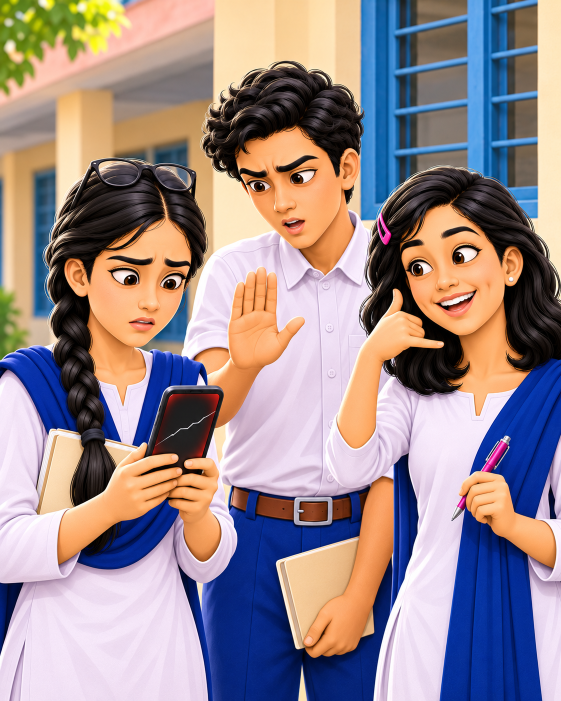
#> input picture tests/fixtures/image1.png, 1122 x 1402 px (shown at 1/2 size)
$ python illustration_sensor.py ../../tests/fixtures/image1.png
#> lines starting #> are read from the running program, lines starting #| are printed output that depends on the picture; after the words box and inside, x2 and y2 are one past the last pixel; in counts of white or black regions, pixels touching at a corner belong together
### tools/cv_core.py
#!/usr/bin/env python3
"""cv_core.py — shared image processing core for LiGeo global skill.

Provides a single, validated image decoding and preprocessing path so every
LiGeo tool decodes images once, validates them consistently, and avoids
wasting memory/CPU by decoding the same file multiple times.

Designed for an 8 GB RAM, integrated-GPU environment:
- one image decoded and held in memory at a time;
- optional downsampling with recorded scale factor;
- ROI (region of interest) helpers;
- no raw pixel arrays serialized into evidence JSON;
- EXIF orientation normalized consistently;
- alpha handled explicitly.

  python tools/cv_core.py image.png              # inspect and validate
  from cv_core import load_image, ImageInfo, load_and_validate

Classes:
    ImageInfo — metadata about a decoded image (no raw pixels in JSON).
    LoadedImage — in-memory image with validation info.

Functions:
    load_image(path, max_pixels=None, max_dimension=None, max_file_mb=None,
               allowed_formats=None, allowed_modes=None, downsample_to=None)
        Load and validate an image file. Returns LoadedImage.
    load_and_validate(...) -> (dict, list[dict])
        Compatibility wrapper returning (record, issues) like bitmap_check.py.
"""

import hashlib
import json
import sys
from dataclasses import dataclass, field, asdict
from pathlib import Path
from typing import Optional

try:
    from PIL import Image, ImageOps, UnidentifiedImageError
except ImportError as e:
    sys.exit(f"missing dependency: Pillow (pip install pillow)")

try:
    import numpy as np
except ImportError:
    np = None  # numpy optional at import, required for array ops

# --- Default limits (configurable via args or profile) ---
DEFAULT_MAX_FILE_MB = 50
DEFAULT_MAX_PIXELS = 50_000_000   # ~50 MP (decompression bomb guard)
DEFAULT_MAX_DIMENSION = 20_000    # max width or height in px
DEFAULT_ALLOWED_FORMATS = {"PNG", "JPEG"}
DEFAULT_ALLOWED_MODES = {"1", "L", "P", "RGB", "RGBA", "CMYK", "YCbCr"}
DEFAULT_JPEG_QUALITY = 85


@dataclass
class ImageInfo:
    """Metadata about an image — no raw pixels.

    All values are JSON-serializable primitives.
    """
    asset_id: str
    path: str
    format: Optional[str]
    mode: Optional[str]
    width: int
    height: int
    aspect_ratio: Optional[float]
    orientation: str  # landscape / portrait / square / unknown
    has_alpha: bool
    total_pixels: int
    file_size_bytes: int
    file_size_mb: float
    exif_orientation_applied: bool
    icc_profile_present: bool
    processing_width: int
    processing_height: int
    scale_factor: float
    valid: bool
    issues: list = field(default_factory=list)

    def to_dict(self) -> dict:
        return asdict(self)


@dataclass
class LoadedImage:
    """In-memory image with validation metadata.

    Holds the actual PIL Image object. Callers are responsible for releasing
    it (e.g. via context manager or `del`) after use to keep memory bounded
    on an 8 GB machine.
    """
    info: ImageInfo
    image: Optional[Image.Image] = None

    def __enter__(self):
        return self

    def __exit__(self, exc_type, exc_val, exc_tb):
        self.close()

    def close(self):
        if self.image is not None:
            try:
                self.image.close()
            except Exception:
                pass
            self.image = None

    def to_info_dict(self) -> dict:
        return self.info.to_dict()


def safe_asset_id(path: Path) -> str:
    """Stable asset ID from file hash (not raw bytes in logs)."""
    h = hashlib.sha256()
    with open(path, "rb") as f:
        for chunk in iter(lambda: f.read(65536), b""):
            h.update(chunk)
    return f"img:{h.hexdigest()[:16]}"


# [42 lines left out: functions parse_css_length_mm, convert_to_mm, not called in this run]


def _decode_image(path: Path) -> Image.Image:
    """Open and fully decode an image file.

    Raises UnidentifiedImageError if the content is not a recognized image.
    """
    img = Image.open(path)
    img.load()  # force decode to catch truncated/corrupt files
    return img


def _normalize_orientation(img: Image.Image) -> Image.Image:
    """Apply EXIF orientation transpose in-place, returning the image."""
    try:
        img = ImageOps.exif_transpose(img)
    except Exception:
        pass  # orientation not present or unreadable — leave as-is
    return img


def load_image(
    path: str | Path,
    max_file_mb: float = DEFAULT_MAX_FILE_MB,
    max_pixels: int = DEFAULT_MAX_PIXELS,
    max_dimension: int = DEFAULT_MAX_DIMENSION,
    allowed_formats: Optional[set] = None,
    allowed_modes: Optional[set] = None,
    downsample_to: Optional[int] = None,
) -> LoadedImage:
    """Load, validate, and optionally downsample an image file.

    Returns a LoadedImage. The caller must close() it or use it as a context
    manager to release memory.

    Raises nothing for validation failures — they are recorded in info.issues
    and info.valid is set False. Raises FileNotFoundError if the file is
    missing; raises UnidentifiedImageError if content is not an image.
    """
    path = Path(path)
    issues = []

    # --- 1. File existence ---
    if not path.exists():
        raise FileNotFoundError(f"file not found: {path}")

    # --- 2. File size ---
    file_size = path.stat().st_size
    file_size_mb = round(file_size / (1024 * 1024), 4)

    if file_size == 0:
        issues.append({"t": "BITMAP-EMPTY", "det": "file is 0 bytes", "conf": 1.0})

    if file_size > max_file_mb * 1024 * 1024:
        issues.append({
            "t": "BITMAP-TOO-LARGE",
            "det": f"file {file_size_mb} MB exceeds {max_file_mb} MB limit",
            "conf": 1.0,
        })

    # --- 3. Decode and validate content (not extension) ---
    try:
        img = _decode_image(path)
    except UnidentifiedImageError as e:
        issues.append({
            "t": "BITMAP-UNKNOWN-FORMAT",
            "det": f"not a recognized image: {path.name}",
            "conf": 1.0,
        })
        record = ImageInfo(
            asset_id=safe_asset_id(path),
            path=str(path),
            format=None,
            mode=None,
            width=0,
            height=0,
            aspect_ratio=None,
            orientation="unknown",
            has_alpha=False,
            total_pixels=0,
            file_size_bytes=file_size,
            file_size_mb=file_size_mb,
            exif_orientation_applied=False,
            icc_profile_present=False,
            processing_width=0,
            processing_height=0,
            scale_factor=1.0,
            valid=False,
            issues=issues,
        )
        return LoadedImage(info=record, image=None)

    # Capture original metadata before any transforms
    original_format = img.format
    original_mode = img.mode
    original_width = img.width
    original_height = img.height
    has_alpha = img.mode in ("RGBA", "LA", "PA") or "transparency" in img.info
    icc_present = "icc_profile" in img.info

    # --- 4. Normalize EXIF orientation ---
    img = _normalize_orientation(img)
    orientation_applied = True  # attempted; may be no-op if no orientation tag

    # Re-read dims after orientation transpose (may swap w/h)
    width = img.width
    height = img.height
    aspect_ratio = round(width / height, 6) if height else None
    orientation = (
        "landscape" if width > height else "portrait" if height > width else "square"
    )
    total_pixels = width * height

    # --- 5. Dimension/pixel limits ---
    if total_pixels > max_pixels:
        issues.append({
            "t": "BITMAP-TOO-MANY-PIXELS",
            "det": f"{total_pixels:,} px exceeds {max_pixels:,} px limit",
            "conf": 1.0,
        })
    if width > max_dimension or height > max_dimension:
        issues.append({
            "t": "BITMAP-DIMENSION",
            "det": f"{width}x{height} exceeds {max_dimension}px max dimension",
            "conf": 1.0,
        })

    # --- 6. Format/mode validation ---
    allowed_formats = allowed_formats or DEFAULT_ALLOWED_FORMATS
    allowed_modes = allowed_modes or DEFAULT_ALLOWED_MODES

    if original_format not in allowed_formats:
        issues.append({
            "t": "BITMAP-FORMAT",
            "det": f"format {original_format} not in allowed {sorted(allowed_formats)}",
            "conf": 1.0,
        })
    if original_mode not in allowed_modes:
        issues.append({
            "t": "BITMAP-MODE",
            "det": f"color mode {original_mode} not in allowed {sorted(allowed_modes)}",
            "conf": 1.0,
        })

    # --- 7. Downsample if needed ---
    scale_factor = 1.0
    processing_width = width
    processing_height = height

    if downsample_to and total_pixels > downsample_to * downsample_to:
        scale = (downsample_to * downsample_to / total_pixels) ** 0.5
        new_w = max(1, int(width * scale))
        new_h = max(1, int(height * scale))
        try:
            img = img.resize((new_w, new_h), Image.Resampling.LANCZOS)
            processing_width = new_w
            processing_height = new_h
            scale_factor = round(scale, 4)
        except Exception as e:
            issues.append({
                "t": "BITMAP-RESIZE-FAIL",
                "det": str(e)[:200],
                "conf": 0.8,
            })

    valid = len([i for i in issues if i.get("conf", 0) >= 0.9]) == 0

    info = ImageInfo(
        asset_id=safe_asset_id(path),
        path=str(path),
        format=original_format,
        mode=original_mode,
        width=original_width,
        height=original_height,
        aspect_ratio=aspect_ratio,
        orientation=orientation,
        has_alpha=has_alpha,
        total_pixels=total_pixels,
        file_size_bytes=file_size,
        file_size_mb=file_size_mb,
        exif_orientation_applied=orientation_applied,
        icc_profile_present=icc_present,
        processing_width=processing_width,
        processing_height=processing_height,
        scale_factor=scale_factor,
        valid=valid,
        issues=issues,
    )

    return LoadedImage(info=info, image=img)


# [231 lines left out: functions load_and_validate, get_roi, image_to_array, make_evidence_block, make_issue, make_evidence_result and 8 more, not called in this run]


# [2 lines that do not run on import are left out]

### tools/cv_sensors/illustration_sensor.py
#!/usr/bin/env python3
"""illustration_sensor.py — deterministic illustration analysis for LiGeo CV sensor pack.

Checks illustration-specific characteristics: bounds/crop, foreground/background
contrast, whitespace ratio, page image placement/scaling, palette consistency
across a series, and duplicate/near-duplicate illustration detection.

  python tools/cv_sensors/illustration_sensor.py image.png
  python tools/cv_sensors/illustration_sensor.py images/ --json out.json

Exit code = number of targets with findings (0 = clean).
"""
import argparse, json, sys
from pathlib import Path

sys.path.insert(0, str(Path(__file__).resolve().parent.parent))
from cv_core import load_image

try:
    import cv2
    OPENCV_VERSION = cv2.__version__
except ImportError:
    sys.exit("missing dependency: opencv-python (pip install opencv-python)")

try:
    import numpy as np
    NUMPY_VERSION = np.__version__
except ImportError:
    sys.exit("missing dependency: numpy (pip install numpy)")

try:
    from PIL import Image
    PILLOW_VERSION = Image.__version__
except Exception:
    PILLOW_VERSION = "unknown"

try:
    import imagehash
    IMAGEHASH_AVAILABLE = True
    IMAGEHASH_VERSION = imagehash.__version__
except ImportError:
    IMAGEHASH_AVAILABLE = False
    IMAGEHASH_VERSION = None


def analyze_illustration(path: Path) -> dict:
    """Compute deterministic illustration metrics from an image file."""
    with load_image(path) as loaded:
        img = loaded.image
        if img is None:
            return _empty_result(path, "image could not be decoded")

        rgb = img.convert("RGB") if img.mode != "RGB" else img
        arr = np.array(rgb, dtype=np.uint8)
        h, w = arr.shape[:2]
        total_px = h * w
        gray = cv2.cvtColor(arr, cv2.COLOR_RGB2GRAY)

        # --- Illustration bounds: content bounding box ---
        _, binary = cv2.threshold(gray, 240, 255, cv2.THRESH_BINARY_INV)
        coords = cv2.findNonZero(binary)
        if coords is not None and len(coords) > 0:
            x, y, cw, ch = cv2.boundingRect(coords)
            bounds = {
                "x": int(x),
                "y": int(y),
                "width": int(cw),
                "height": int(ch),
                "area": int(cw * ch),
                "fill_pct": round(float((cw * ch) / (w * h) * 100), 4) if w * h > 0 else 0.0,
            }
        else:
            bounds = {
                "x": 0, "y": 0, "width": 0, "height": 0,
                "area": 0,
                "fill_pct": 0.0,
            }

        # --- Crop detection ---
        border_px = max(2, min(h, w) // 50)
        top_touch = int(binary[:border_px, :].sum() > 0)
        bottom_touch = int(binary[-border_px:, :].sum() > 0)
        left_touch = int(binary[:, :border_px].sum() > 0)
        right_touch = int(binary[:, -border_px:].sum() > 0)
        crop = {
            "top_touch": bool(top_touch),
            "bottom_touch": bool(bottom_touch),
            "left_touch": bool(left_touch),
            "right_touch": bool(right_touch),
            "touches_any_edge": bool(top_touch or bottom_touch or left_touch or right_touch),
            "method": "OpenCV, content pixels within border_px of image edge",
            "version": OPENCV_VERSION,
        }

        # --- Foreground/background contrast: foreground pixels vs background ---
        if len(coords) > 0:
            fg_mask = binary > 0
            fg_pixels = gray[fg_mask]
            bg_mask = binary == 0
            bg_pixels = gray[bg_mask] if bg_mask.any() else np.array([255])
            fg_mean = float(fg_pixels.mean()) if len(fg_pixels) > 0 else 255.0
            bg_mean = float(bg_pixels.mean()) if len(bg_pixels) > 0 else 255.0
            contrast = abs(fg_mean - bg_mean) / 255.0
        else:
            fg_mean = 255.0
            bg_mean = 255.0
            contrast = 0.0
        fg_bg_contrast = {
            "foreground_mean": round(fg_mean, 4),
            "background_mean": round(bg_mean, 4),
            "contrast_ratio": round(contrast, 4),
            "method": "OpenCV threshold + mean intensity",
            "version": OPENCV_VERSION,
            "interpretation": "Difference between foreground and background intensity",
            "limitations": "Global mean; not WCAG contrast ratio",
        }

        # --- Whitespace ratio: background pixel percentage ---
        whitespace_pct = round(float((binary == 0).sum() / total_px * 100), 4) if total_px > 0 else 0.0

        # --- Page image placement/scaling: content position relative to page ---
        placement = {
            "content_center_x": round(float(x + cw / 2) / w, 4) if len(coords) > 0 else 0.5,
            "content_center_y": round(float(y + ch / 2) / h, 4) if len(coords) > 0 else 0.5,
            "content_offset_x": round(float((x + cw / 2) - w / 2) / w, 4) if len(coords) > 0 else 0.0,
            "content_offset_y": round(float((y + ch / 2) - h / 2) / h, 4) if len(coords) > 0 else 0.0,
            "content_is_centered": abs(((x + cw / 2) - w / 2) / w) < 0.1 and abs(((y + ch / 2) - h / 2) / h) < 0.1 if len(coords) > 0 else False,
        }

        # --- Palette hash for consistency across series ---
        palette_hash = None
        if IMAGEHASH_AVAILABLE:
            try:
                pil_img = img.convert("RGB")
                ph = imagehash.phash(pil_img, hash_size=16)
                palette_hash = str(ph)
            except Exception as e:
                palette_hash = f"error: {str(e)[:100]}"

        result = {
            "path": str(path),
            "metrics_version": "1.0.0",
            "opencv_version": OPENCV_VERSION,
            "numpy_version": np.__version__,
            "pillow_version": PILLOW_VERSION,
            "imagehash_available": IMAGEHASH_AVAILABLE,
            "imagehash_version": IMAGEHASH_VERSION,
            "bounds": bounds,
            "crop_detection": crop,
            "fg_bg_contrast": fg_bg_contrast,
            "whitespace_pct": whitespace_pct,
            "placement": placement,
            "palette_hash": palette_hash,
            "method_tier": "DETECTED",
            "evidence_tier_note": "All illustration metrics are DETECTED pixel measurements; "
                                  "not semantic illustration understanding",
        }
        return result


# [14 lines left out: function _empty_result, not called in this run]


def run(targets, json_path: str | None = None):
    """Illustration audit of file/dir targets."""
    targets_out = []
    for p in targets:
        p = Path(p)
        if p.is_dir():
            targets_out += sorted(p.rglob("*.png")) + sorted(p.rglob("*.jpg")) + sorted(p.rglob("*.jpeg"))
        elif p.exists():
            targets_out.append(p)
        else:
            sys.exit(f"no such target: {p}")
    seen, uniq = set(), []
    for f in targets_out:
        if f.resolve() not in seen:
            seen.add(f.resolve())
            uniq.append(f)

    report, dirty = [], 0
    for f in uniq:
        try:
            metrics = analyze_illustration(f)
            entry = {"file": str(f), "metrics": metrics, "issues": []}
            # Flag illustration touching edges (possible crop)
            crop = metrics.get("crop_detection", {})
            if crop.get("touches_any_edge"):
                entry["issues"].append({
                    "t": "ILLUSTRATION-CROP",
                    "det": "illustration content touches image edge — possible crop",
                    "conf": 0.7,
                })
            # Flag low contrast
            contrast = metrics.get("fg_bg_contrast", {}).get("contrast_ratio", 1.0)
            if contrast < 0.2:
                entry["issues"].append({
                    "t": "ILLUSTRATION-LOW-CONTRAST",
                    "det": f"foreground/background contrast {contrast:.2f} below 0.2 threshold",
                    "conf": 0.7,
                })
            if entry["issues"]:
                dirty += 1
        except Exception as e:
            entry = {"file": str(f), "metrics": None, "issues": [
                {"t": "ILLUSTRATION-ANALYSIS-ERROR", "det": str(e)[:200], "conf": 1.0}
            ]}
            dirty += 1
        report.append(entry)

    if json_path and report:
        Path(json_path).parent.mkdir(parents=True, exist_ok=True)
        Path(json_path).write_text(json.dumps(report, indent=2), encoding="utf-8")

    return report, dirty


# [165 lines left out: functions compare_illustrations, _empty_comparison, run_comparison, not called in this run]


def main():
    ap = argparse.ArgumentParser()
    ap.add_argument("targets", nargs="+")
    ap.add_argument("--compare", nargs="+", help="second set of images for duplicate detection")
    ap.add_argument("--json", help="write full evidence to this file")
    a = ap.parse_args()

    if a.compare:
        report, dirty = run_comparison(a.targets, a.compare, json_path=a.json)
        for entry in report:
            m = entry.get("metrics")
            n = len(entry.get("issues", []))
            if m:
                phash = m.get("phash_similarity", {})
                px = m.get("pixel_similarity", {})
                meta = f"  phash_sim={phash.get('similarity_pct', 'N/A')}% "
                meta += f"pixel_sim={px.get('similarity_pct', 'N/A')}%"
            else:
                meta = "  (no metrics)"
            print(("!! " if n else "OK ") + f"{entry['file1']} vs {entry['file2']}" + meta)
            for iss in entry.get("issues", []):
                print(f"     - [{iss.get('t')} conf {iss.get('conf', 0):.2f}] {iss.get('det')}")
    else:
        report, dirty = run(a.targets, json_path=a.json)
#> in _decode_image, img is the input picture: PIL image 1122x1402 RGB; mean R, G, B 154.4, 138, 140.6
#> in load_image, `has_alpha = img.mode in ("RGBA", "LA", "PA") or "transparency" in img...`: has_alpha = False
#> in analyze_illustration, `gray = cv2.cvtColor(arr, cv2.COLOR_RGB2GRAY)`:
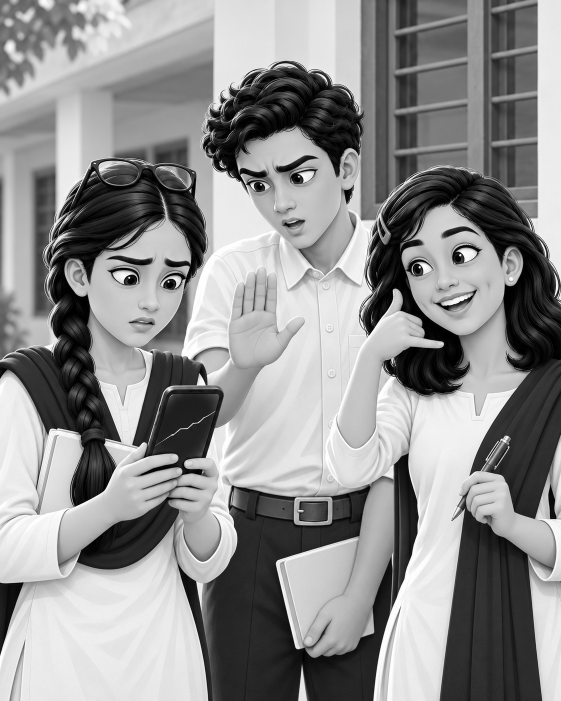
#> gray: shape (1402, 1122) (shown at 1/2 size); min 0, max 255, mean 143.2
#> in analyze_illustration, `_, binary = cv2.threshold(gray, 240, 255, cv2.THRESH_BINARY_INV)`:
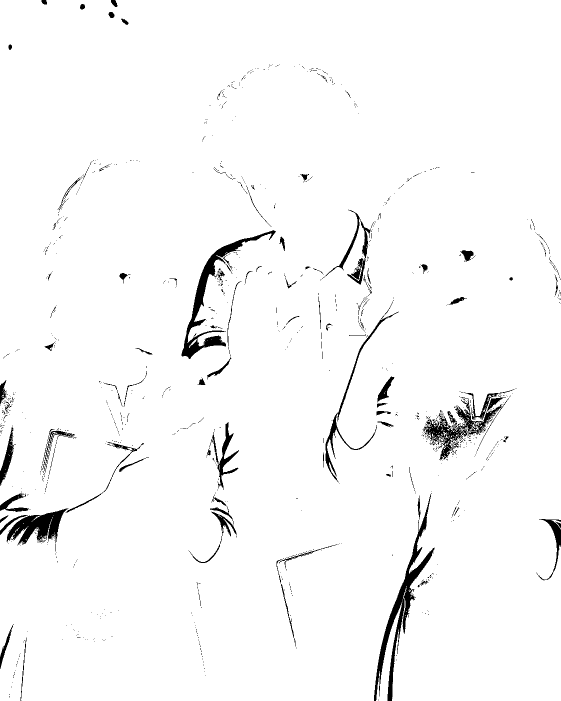
#> binary: shape (1402, 1122) (shown at 1/2 size); 97.2% white; 1103 black regions (1003 under 20 px), largest, box (x1, y1, x2, y2) and area: (748, 986, 870, 1402) 6926, (363, 460, 552, 718) 5842, (845, 794, 1019, 921) 4868
#> in analyze_illustration, `coords = cv2.findNonZero(binary)`: coords = contour of 1528626 points, box (x1, y1, x2, y2) (0, 0, 1122, 1402), area 154
#> in analyze_illustration, `x, y, cw, ch = cv2.boundingRect(coords)`: x = 0; cw = 1122; ch = 1402
#> (the rest of the program and of its run is left out)
